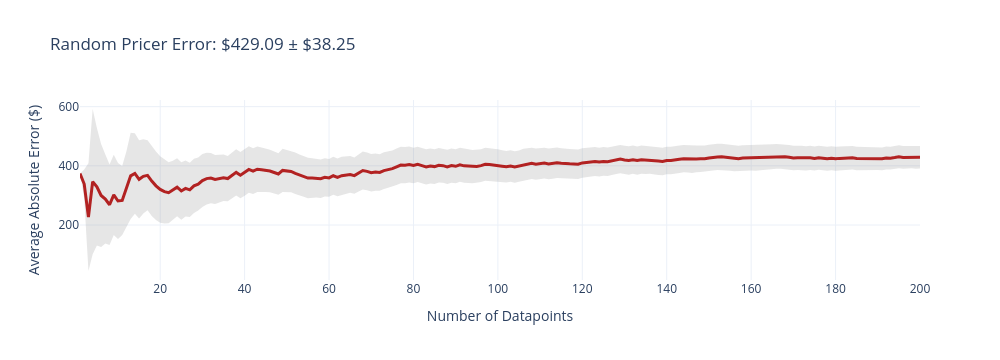
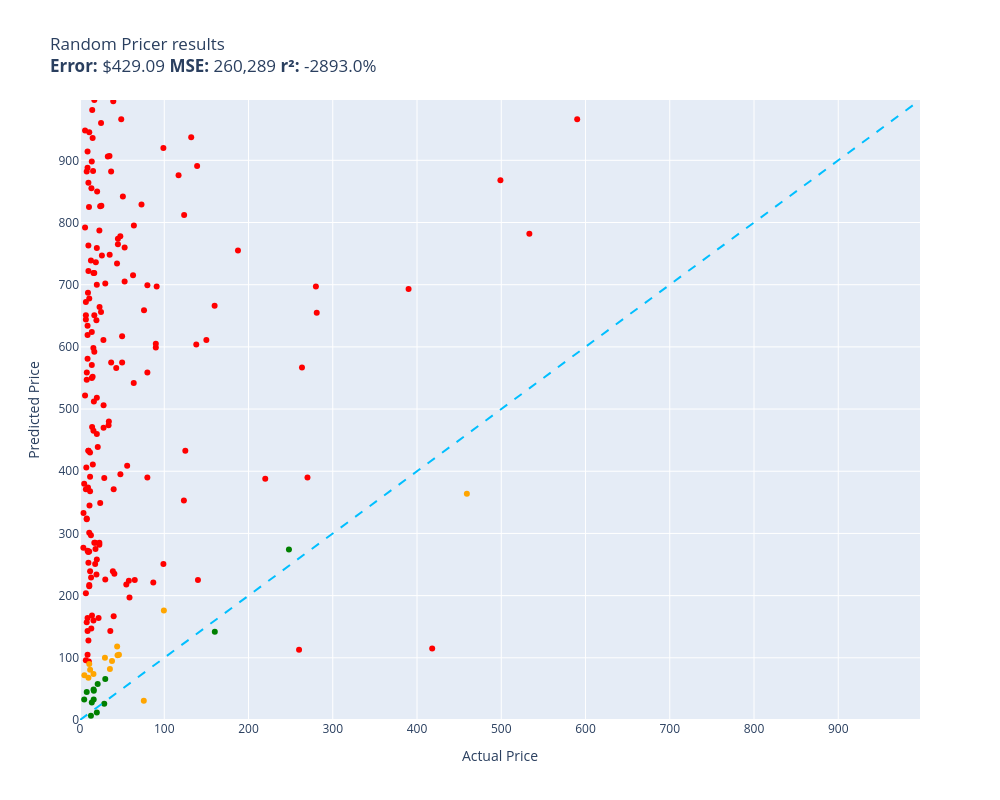

Notebook source saved alongside these figures, in order:
### Code cell
random.seed(42)
evaluate(random_pricer, test)

### Figure 1 — Plotly figure (JSON) as saved in the notebook; plotly's stock layout.template omitted (floating-point values rounded to 4 significant figures; data arrays with more than 128 entries replaced by an {"elided": "..."} marker saying what was removed)
{"data": [{"fill": "toself", "fillcolor": "rgba(128,128,128,0.2)", "hoverinfo": "skip", "line": {"color": "rgba(255,255,255,0)"}, "name": "95% CI", "showlegend": false, "type": "scatter", "x": {"elided": "400 int values"}, "y": {"elided": "400 float values"}}, {"customdata": {"elided": "200x1 float values"}, "hovertemplate": "n=%{x}<br>Avg Error=$%{y:,.2f}<br>±95% CI=$%{customdata[0]:,.2f}<extra></extra>", "line": {"color": "firebrick", "width": 3}, "mode": "lines", "name": "Cumulative Avg Error", "type": "scatter", "x": {"elided": "200 int values"}, "y": {"elided": "200 float values"}}], "layout": {"height": 360, "showlegend": false, "title": {"text": "Random Pricer Error: $429.09 ± $38.25"}, "width": 1000, "xaxis": {"title": {"text": "Number of Datapoints"}}, "yaxis": {"title": {"text": "Average Absolute Error ($)"}}}}

### Figure 2 — Plotly figure (JSON) as saved in the notebook; plotly's stock layout.template omitted (floating-point values rounded to 4 significant figures; data arrays with more than 128 entries replaced by an {"elided": "..."} marker saying what was removed)
{"data": [{"customdata": {"elided": "173x1 str values"}, "hovertemplate": "%{customdata[0]}<extra></extra>", "legendgroup": "red", "marker": {"color": "red", "size": 6, "symbol": "circle"}, "mode": "markers", "name": "red", "orientation": "v", "showlegend": true, "type": "scatter", "x": {"elided": "173 float values"}, "xaxis": "x", "y": {"elided": "173 float values"}, "yaxis": "y"}, {"customdata": [["XtremeAmazing Guitar Fingerboard Fret Pr...\nGuess=$26.00 Actual=$28.78"], ["uni-ball Eye Broad UB-150-10 Rollerball ...\nGuess=$33.00 Actual=$16.25"], ["Paper Love Dabbing Santa Pop Up Christma...\nGuess=$28.00 Actual=$13.99"], ["3392519 10 Pack 3392519 Dryer Thermal Fu...\nGuess=$7.00 Actual=$12.99"], ["Hebayy 242 Laundry Room & Linens Closet ...\nGuess=$45.00 Actual=$7.99"], ["1InTheOffice Photo Sleeves for 3 Ring Bi...\nGuess=$47.00 Actual=$16.39"], ["Honeywell 3800G Handheld Barcode Scanner...\nGuess=$274.00 Actual=$247.98"], ["Oajen 2\" 50mm Soft Wheel Chair Caster wi...\nGuess=$58.00 Actual=$20.99"], ["Guitar String Winder Cutter Pin Puller -...\nGuess=$33.00 Actual=$4.99"], ["CHAUVET DJ (CHDDJ) 2 Quad Color, RGBW & ...\nGuess=$142.00 Actual=$159.99"], ["1InTheOffice Spiral Notebook College Rul...\nGuess=$49.00 Actual=$16.09"], ["FETLLESN Adjustable Cello Stand,A-Frame ...\nGuess=$66.00 Actual=$29.99"], ["2,400 Label Outfitters® 1 5/8\" Round Whi...\nGuess=$12.00 Actual=$19.97"]], "hovertemplate": "%{customdata[0]}<extra></extra>", "legendgroup": "green", "marker": {"color": "green", "size": 6, "symbol": "circle"}, "mode": "markers", "name": "green", "orientation": "v", "showlegend": true, "type": "scatter", "x": [28.78, 16.25, 13.99, 12.99, 7.99, 16.39, 248.0, 20.99, 4.99, 160.0, 16.09, 29.99, 19.97], "xaxis": "x", "y": [26.0, 33.0, 28.0, 7.0, 45.0, 47.0, 274.0, 58.0, 33.0, 142.0, 49.0, 66.0, 12.0], "yaxis": "y"}, {"customdata": [["Musgrave Pencil Company Test Scoring 100...\nGuess=$90.00 Actual=$10.99"], ["Platinum MWBS-4000M#4 Fountain Pen, Mult...\nGuess=$31.00 Actual=$75.72"], ["HSS 3-Tier Mini Wire Utility Cart, 13.4\"...\nGuess=$105.00 Actual=$46.22"], ["LOQI Museum Vincent Van Gogh Collection ...\nGuess=$95.00 Actual=$37.99"], ["702XL 702 XL 702 Ink Cartridges - Uniwor...\nGuess=$100.00 Actual=$29.59"], ["CASCHA 10 Hole Diatonic Blues Harmonica,...\nGuess=$81.00 Actual=$12.00"], ["Blue New Replacement Ink Pad for TRODAT ...\nGuess=$72.00 Actual=$5.19"], ["OCProducts Remanufactured Ink Cartridge ...\nGuess=$82.00 Actual=$35.50"], ["MSD 8862 Shielded Magnetic Pickup Cable\nGuess=$104.00 Actual=$44.57"], ["Panduit LS8E-KIT Thermal Transfer Printe...\nGuess=$364.00 Actual=$459.15"], ["Custom Accents PVC Hanging File Rail for...\nGuess=$74.00 Actual=$15.99"], ["Be Green Ink 52D1H00 521H Lexmark Replac...\nGuess=$176.00 Actual=$99.55"], ["Pug Puppy Dog Sitting Pink Necklace Hear...\nGuess=$68.00 Actual=$9.99"], ["Smead 100% Recycled File Jacket, Reinfor...\nGuess=$118.00 Actual=$44.09"]], "hovertemplate": "%{customdata[0]}<extra></extra>", "legendgroup": "orange", "marker": {"color": "orange", "size": 6, "symbol": "circle"}, "mode": "markers", "name": "orange", "orientation": "v", "showlegend": true, "type": "scatter", "x": [10.99, 75.72, 46.22, 37.99, 29.59, 12.0, 5.19, 35.5, 44.57, 459.1, 15.99, 99.55, 9.99, 44.09], "xaxis": "x", "y": [90.0, 31.0, 105.0, 95.0, 100.0, 81.0, 72.0, 82.0, 104.0, 364.0, 74.0, 176.0, 68.0, 118.0], "yaxis": "y"}, {"hoverinfo": "skip", "line": {"color": "deepskyblue", "dash": "dash", "width": 2}, "mode": "lines", "name": "y = x", "showlegend": false, "type": "scatter", "x": [0, 997], "y": [0, 997]}], "layout": {"height": 800, "legend": {"title": {"text": "color"}, "tracegroupgap": 0}, "showlegend": false, "title": {"text": "Random Pricer results<br><b>Error:</b> $429.09 <b>MSE:</b> 260,289 <b>r²:</b> -2893.0%"}, "width": 1000, "xaxis": {"anchor": "y", "domain": [0, 1], "range": [0, 997], "title": {"text": "Actual Price"}}, "yaxis": {"anchor": "x", "domain": [0, 1], "range": [0, 997], "title": {"text": "Predicted Price"}}}}
